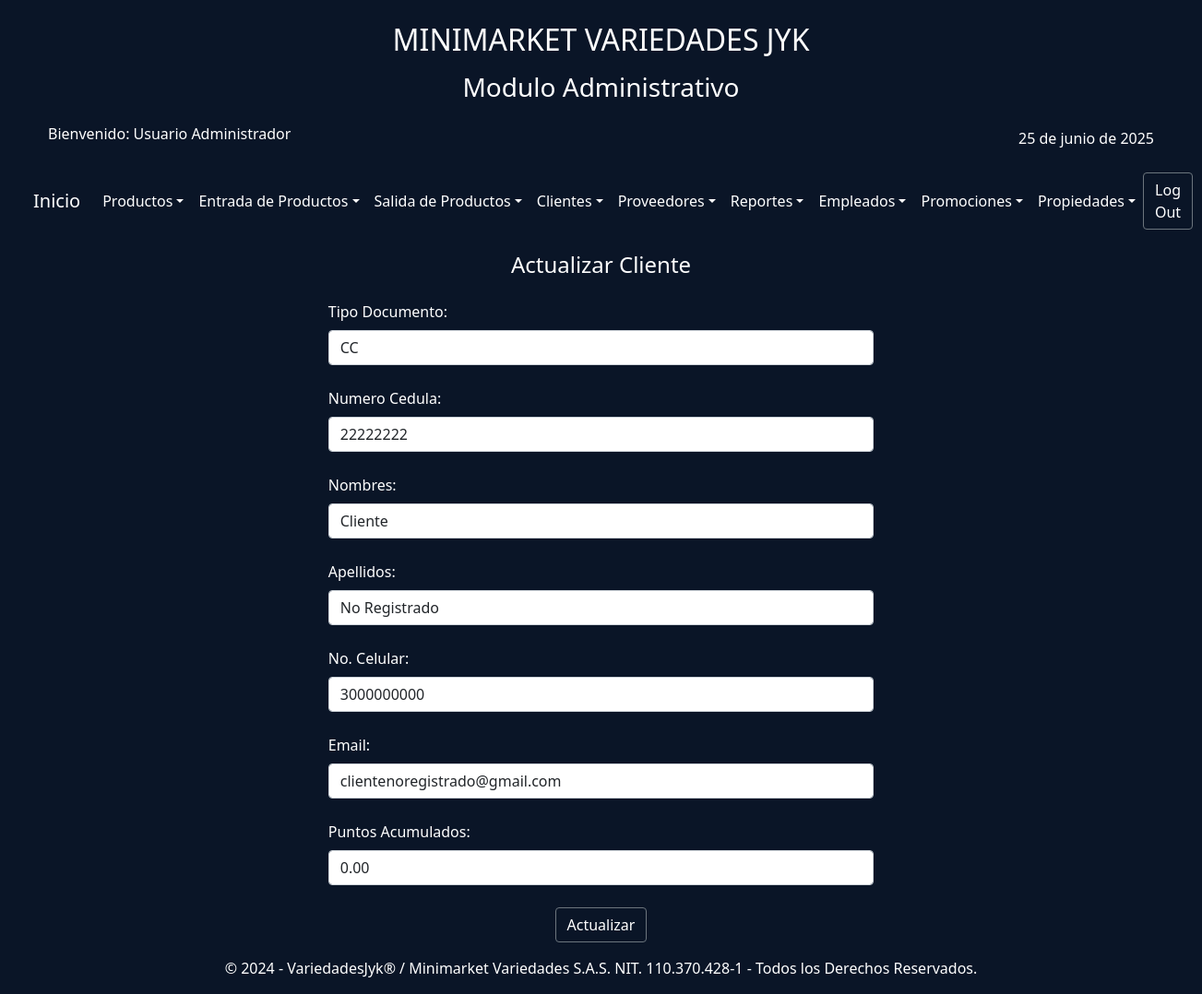
Screenshot of /index.php?action=actualizarClienteId&idCliente=1 (signed in) with the database file from the repository.
### tables this page shows
CREATE TABLE IF NOT EXISTS `clientes` (
  `idCliente` int NOT NULL AUTO_INCREMENT,
  `idTipoDocum` int NOT NULL,
  `NumIdentificacion` varchar(15) NOT NULL,
  `Nombres` varchar(30) NOT NULL,
  `Apellidos` varchar(30) NOT NULL,
  `NumCelular` varchar(10) NOT NULL,
  `Email` varchar(40) NOT NULL,
  `Puntos` decimal(8,2) NOT NULL,
  PRIMARY KEY (`idCliente`),
  KEY `idTipoDocum` (`idTipoDocum`)
);

CREATE TABLE IF NOT EXISTS `tipo_documento` (
  `idTipoDocum` int NOT NULL AUTO_INCREMENT,
  `tipoDocum` varchar(20) NOT NULL,
  PRIMARY KEY (`idTipoDocum`)
);

### controllers/controladorCliente.php (called while the page is built, shortened)
<?php
require_once('./models/modeloCliente.php');
require_once('./config/conexionBDJYK.php');
class ControladorCliente
{
    private $modeloCliente;
    public function __construct()
    {
        $database = new DataBase();
        $this->db = $database->getConnectionJYK();
        $this->modeloCliente = new ModeloCliente($this->db);
    }
    public function datosClienteId()
    {
        $idCliente = $_GET['idCliente'] ?? '';
        return $this->modeloCliente->consultGenClienteId($idCliente);
    }
}

### config/conexionBDJYK.php (called while the page is built)
<?php
class DataBase
{
    private $host = "localhost";
    private $db_name = "variedadesjyk";
    private $username = "variedadesjyk";
    private $password = "variedJYK2025";
    private static $conn = null;
    public function getConnectionJYK()
    {
        if (self::$conn === null) {
            try {
                self::$conn = new PDO(
                    "mysql:host=" . $this->host . ";dbname=" . $this->db_name,
                    $this->username,
                    $this->password
                );
                self::$conn->exec("set names utf8");
            } catch (PDOException $e) {
                echo "Error de Conexión: " . $e->getMessage();
                exit;
            }
        }
        return self::$conn;
    }
}

### models/modeloCliente.php (called while the page is built, shortened)
<?php
class ModeloCliente
{
    private $conn;
    private $table = "clientes";
    public function __construct($db)
    {
        $this->conn = $db;
    }
    public function consultGenClienteId($idCliente)
    {
        $query = "SELECT * FROM " . $this->table . " WHERE idCliente=?";
        $stmt = $this->conn->prepare($query);
        $stmt->execute([$idCliente]);
        return $stmt->fetchAll(PDO::FETCH_ASSOC);
    }
}

### controllers/controladorTipoDocum.php (called while the page is built, shortened)
<?php
require_once('./models/modeloTipoDocum.php');
require_once('./config/conexionBDJYK.php');
class ControladorTipoDocum
{
    private $modeloTipoDocum;
    public function __construct()
    {
        $database = new DataBase();
        $this->db = $database->getConnectionJYK();
        $this->modeloTipoDocum = new ModeloTipoDocum($this->db);
    }
    public function listaTiposDocum()
    {
        return $this->modeloTipoDocum->consultGenTipoDocum();
    }
}

### models/modeloTipoDocum.php (called while the page is built)
<?php
class ModeloTipoDocum
{
    private $conn;
    private $table = "tipo_documento";
    public function __construct($db)
    {
        $this->conn = $db;
    }
    public function consultGenTipoDocum()
    {
        $query = "SELECT * FROM " . $this->table;
        $stmt = $this->conn->query($query);
        return $stmt->fetchAll(PDO::FETCH_ASSOC);
    }
}

### views/cliente/actualizarCliente.php (the view, shortened to what this page needs)
<?php include('./views/layautModAdmin/headerModAdmin.php'); ?>
    <div class="container-fluid">
        <div class="row justify-content-center">
            <div class="col-lg-6 col-md-8 col-sm-10">
                <div class="text-center text-white mt-3">
                    <h4>Actualizar Cliente</h4>
                </div>
                <form class=" mt-2" action="index.php?action=actualizarCliente" method="post">
                    <?php foreach ($clientes as $cliente): ?>
                        <div class=" mt-2">
                            <label for="tipoDocum" class="form-label text-white mt-3">Tipo Documento:</label>
                            <?php $tipoDoc = $cliente['idTipoDocum']; ?>
                            <select id="tipoDocum" name="tipoDocum" class="form-control" required>
                                <?php foreach ($tipoDocum as $tipos): ?>
                                    <option value="<?= $tipos['idTipoDocum']; ?>" <?= $tipos['idTipoDocum'] == $tipoDoc ? 'selected' : '' ?>>
                                        <?= $tipos['tipoDocum']; ?>
                                    </option>
                                <?php endforeach; ?>
                            </select>
                        </div>
                        <div class=" mt-2">
                            <label for="documCliente" class="form-label text-white mt-3">Numero Cedula:</label>
                            <input type="text" class="form-control" name="documCliente" value="<?= $cliente['NumIdentificacion']; ?>" placeholder="" required>
                        </div>
                        <div class="mt-2">
                            <label for="nomCliente" class="form-label text-white mt-3">Nombres:</label>
                            <input type="text" class="form-control" name="nomCliente" value="<?= $cliente['Nombres']; ?>" placeholder="" required>
                        </div>
                        <div class="mt-2">
                            <label for="apellCliente" class="form-label text-white mt-3">Apellidos:</label>
                            <input type="text" class="form-control" name="apellCliente" value="<?= $cliente['Apellidos']; ?>" placeholder="" required>
                        </div>
                        <div class=" mt-2">
                            <label for="numCel" class="form-label text-white mt-3">No. Celular:</label>
                            <input type="text" class="form-control" name="numCel" value="<?= $cliente['NumCelular']; ?>" pattern="3[0-9]{9}" maxlength="10" title="Ingresa un número de celular válido (10 dígitos, inicia en 3)" required>
                        </div>
                        <div class="mt-2">
                            <label for="correoCliente" class="form-label text-white mt-3">Email:</label>
                            <input type="email" class="form-control" id="correo" name="correoCliente" value="<?= $cliente['Email']; ?>" placeholder="" required>
                        </div>
                        <div class="mt-2">
                            <label for="puntos" class="form-label text-white mt-3">Puntos Acumulados:</label>
                            <input type="number" class="form-control" name="puntos" value="<?= $cliente['Puntos']; ?>" placeholder="" required>
                        </div>
                        <div class="text-center mt-4">
                            <button type="submit" class="btn btn-outline-secondary text-white">Actualizar</button>
                        </div>
                    <?php endforeach; ?>
                </form>
            </div>
        </div>
    </div>
</div>
</main>
<?php include('./views/layautModAdmin/footerModAdmin.php'); ?>

### css/DesingBody.css (style rules this page uses)
body { background-color: #0a1527 ; }
.row { margin: 0; padding: 0; }

### rows the page displays
clientes: tipoDocum "CC", documCliente "22222222", nomCliente "Cliente", apellCliente "No Registrado", numCel "3000000000", correoCliente "clientenoregistrado@gmail.com", puntos "0.00"

### other values shown
$_SESSION['nombre'] "Usuario"
$_SESSION['apellido'] "Administrador"
